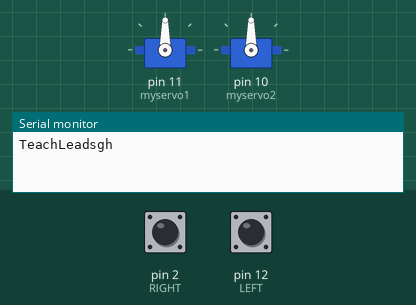
Recording of a sketch running on a simulated Arduino Uno, built with avr-gcc and run on an emulated ATmega328P. Parts: 2 × servo, the last lines printed to the serial monitor. Inputs (shaded band) come from the test bench; at power-on: pin 12 (LEFT) HIGH, pin 2 (RIGHT) HIGH.

Above: at 1.2 s.
1.3 s: pin 12 (LEFT) pulled LOW for 1 s
At 2.9 s:
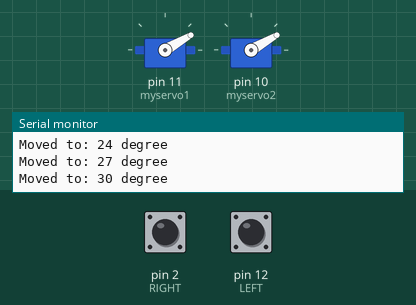
4.3 s: pin 12 (LEFT) pulled LOW for 3.2 s
At 8.4 s:
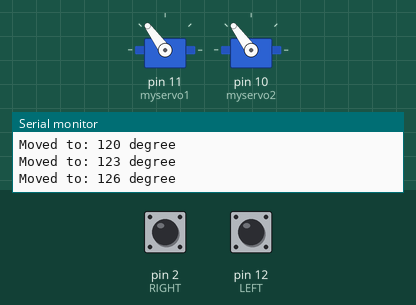
9.0 s: pin 12 (LEFT) pulled LOW for 1 s
At 11.2 s:
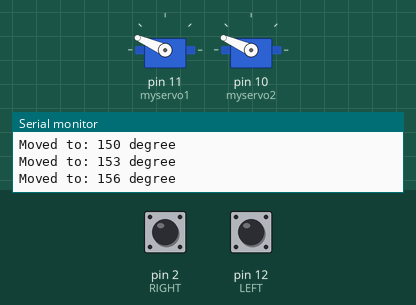
12.0 s: pin 12 (LEFT) pulled LOW for 0.15 s
At 12.7 s:
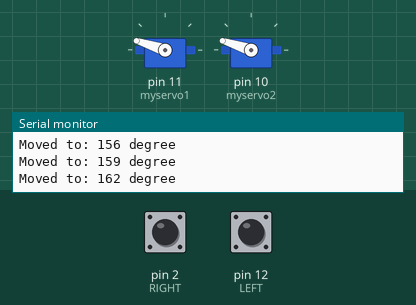
13.6 s: pin 12 (LEFT) pulled LOW for 3.2 s
At 15.5 s:
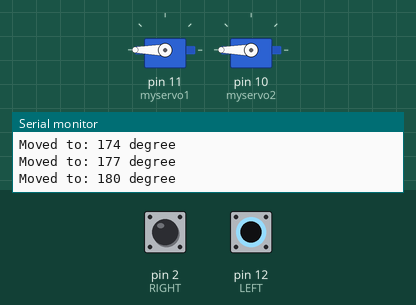
18.3 s: pin 2 (RIGHT) pulled LOW for 0.15 s
At 18.7 s:
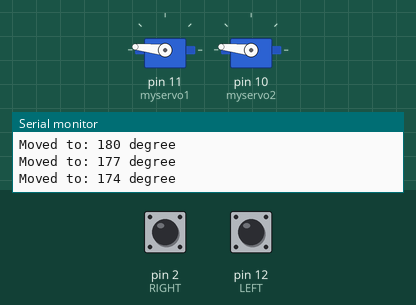
Timing chart, 0 to 20.9 s (numbered marks = the images above; inputs shaded):
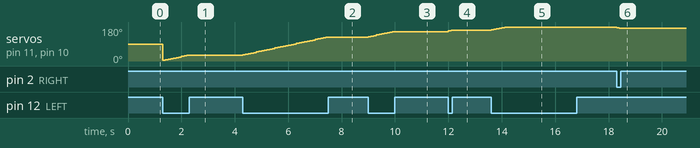

Measured:
- after the input at 1.3 s, servo on pin 11 (myservo1), servo on pin 10 (myservo2): 90° → 3° at once, → 6° 0.10 s later, → 9° 0.10 s later, → 12° 0.10 s later, … (10 changes in this stretch)
- after the input at 4.3 s, servo on pin 11 (myservo1), servo on pin 10 (myservo2): moves from 30° to 126° over 3.1 s, starting at once
- after the input at 9.0 s, servo on pin 11 (myservo1), servo on pin 10 (myservo2): moves from 126° to 156° over 0.90 s, starting at once
- after the input at 12.0 s, servo on pin 11 (myservo1), servo on pin 10 (myservo2): 156° → 159° at once, → 162° 0.10 s later
- after the input at 13.6 s, servo on pin 11 (myservo1), servo on pin 10 (myservo2): moves from 162° to 180° over 0.50 s, starting at once
- after the input at 18.3 s, servo on pin 11 (myservo1), servo on pin 10 (myservo2): 180° → 177° at once, → 174° 0.10 s later

The sketch:

button_servo.ino
```cpp
#include <Servo.h>

Servo myservo1;  // create servo object to control a servo
Servo myservo2;

int angle =0;    // initial angle  for servo
int angleStep =3;

#define LEFT 12   // pin 12 is connected to left button
#define RIGHT  2  // pin 2 is connected to right button

void setup() {
  // Servo button demo by Kwame Robot
  Serial.begin(9600);          //  setup serial
  myservo1.attach(11);// attaches the servo on pin 9 to the servo object
  myservo2.attach(10);
  pinMode(LEFT,INPUT_PULLUP);
  pinMode(RIGHT,INPUT_PULLUP);
 Serial.println("TeachLeadsgh ");
}

void loop() {
  // Servo button demo by Kwame Robot
  while(digitalRead(RIGHT) == LOW){

    if (angle >= 0 && angle <= 180) {
      angle = angle - angleStep;
       if(angle < 0){
        angle = 0;
       }else{
      myservo1.write(angle);// move the servo to desired angle
      myservo2.write(angle);
      Serial.print("Moved to: ");
      Serial.print(angle);   // print the angle
      Serial.println(" degree");
       }
    }

  delay(100); // waits for the servo to get there
  }

  while(digitalRead(LEFT) == LOW){

    if (angle >= 0 && angle <= 180) {
      angle = angle + angleStep;
      if(angle >180){
        angle =180;
       }else{
      myservo1.write(angle); // move the servo to desired angle
      myservo2.write(angle);
      Serial.print("Moved to: ");
      Serial.print(angle);   // print the angle
      Serial.println(" degree");
       }
    }

  delay(100); // waits for the servo to get there
  }//


}
```
